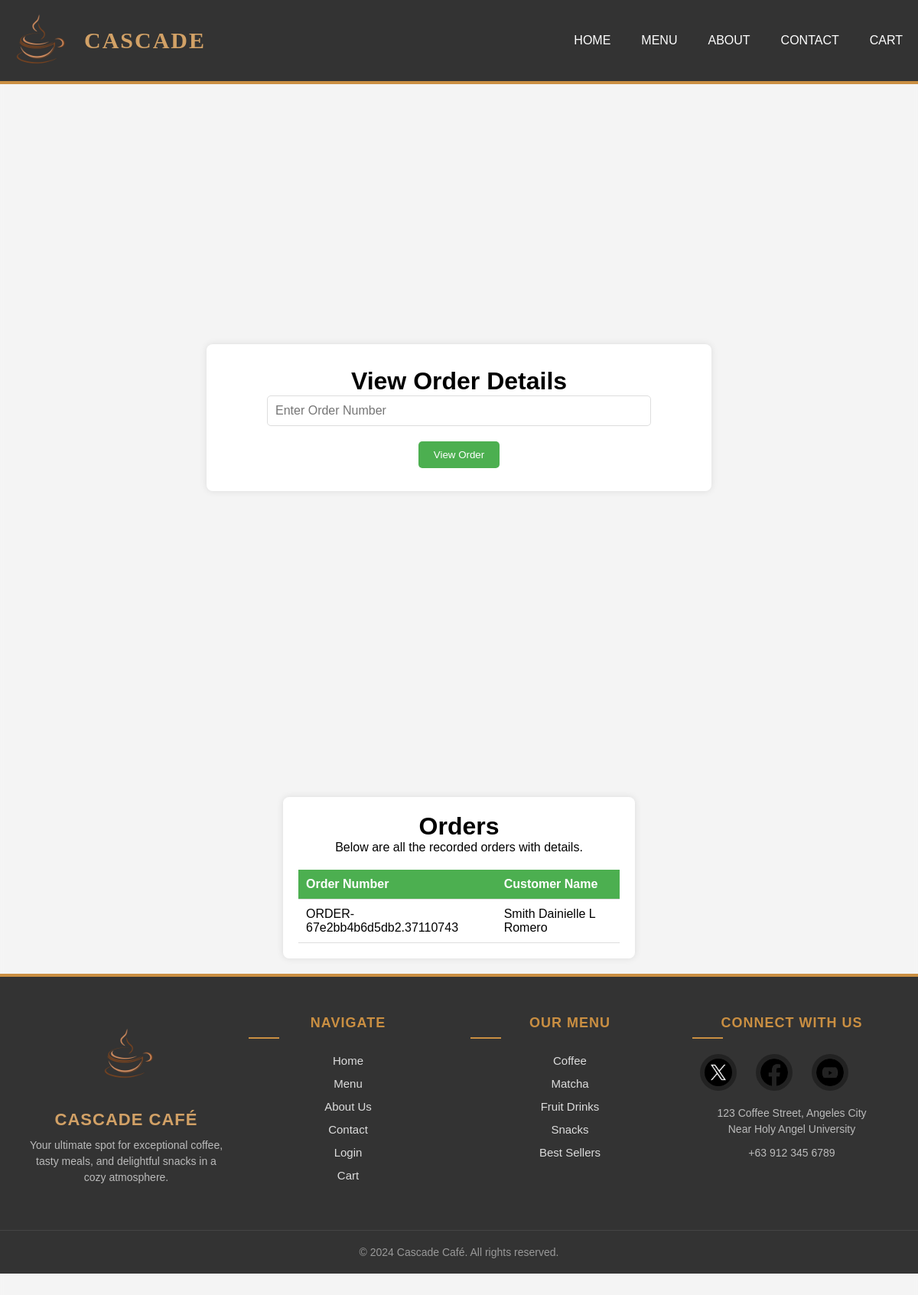
The app's page /order_input.php with its own data.
### tables this page shows
CREATE TABLE `orders` (
  `orders_id` int(11) NOT NULL,
  `order_number` varchar(255) NOT NULL,
  `customer_id` int(11) NOT NULL,
  `payment_method` varchar(255) NOT NULL,
  `total_amount` double NOT NULL,
  `order_date` date NOT NULL
);

CREATE TABLE `customer` (
  `customer_id` int(11) NOT NULL,
  `customer_name` varchar(255) NOT NULL,
  `customer_address` varchar(255) NOT NULL
);

### order_input.php (the view, shortened to what this page needs)
<?php
include("assets/mysql/database.php");
$query = "
    SELECT
        orders.orders_id,
        orders.order_number,
        orders.order_date,
        orders.total_amount,
        customer.customer_name,
        customer.customer_address
    FROM orders
    INNER JOIN customer ON orders.customer_id = customer.customer_id
    ORDER BY orders.order_date DESC";
$results = $con->query($query);
?>
<!DOCTYPE html>
<html lang="en">
<head>
    <link rel="stylesheet" href="assets/css/styles.css">
</head>
<body>
<?php include("assets/include/header.php"); ?>
<div class="input-container">
    <h1>View Order Details</h1>
    <form action="order_detail.php" method="GET">
        <input type="text" name="order_number" placeholder="Enter Order Number" required>
        <button type="submit">View Order</button>
    </form>
</div>
<div class="orders-container">
    <div class="orders-header">
        <h1>Orders</h1>
        <p>Below are all the recorded orders with details.</p>
    </div>
    <table>
        <thead>
            <tr>
                <th>Order Number</th>
                <th>Customer Name</th>
            </tr>
        </thead>
        <tbody>
            <?php if ($results->num_rows > 0): ?>
                <?php while ($row = $results->fetch_assoc()): ?>
                    <tr>
                        <td><?php echo htmlspecialchars($row['order_number']); ?></td>
                        <td><?php echo htmlspecialchars($row['customer_name']); ?></td>
                    </tr>
                <?php endwhile; ?>
            <?php else: ?>
                <tr>
                    <td colspan="5" style="text-align: center;">No orders found</td>
                </tr>
            <?php endif; ?>
        </tbody>
    </table>
</div>
<?php include("assets/include/footer.php"); ?>
</body>
</html>

### assets/css/styles.css (style rules this page uses)
* { margin: 0; padding: 0; font-family: sans-serif; }
body { min-height: 1800px; overflow-y: auto; box-sizing: border-box; overflow-x: hidden; -ms-overflow-style: none; scrollbar-width: none; background-color: #f4f4f4; user-select: none; }
html { scroll-behavior: smooth; }
input, textarea { width: 100%; padding: 0.25rem; border: 1px solid #744611; border-radius: 5px; color: #000; font-family: "Gemunu Libre", sans-serif; font-size: 16px; }

### order_input.php (style rules this page uses)
body { background-color: #f4f4f4; padding-top: 50px; }
.input-container { width: 50%; margin: 100px auto; padding: 30px; margin: 400px auto; height: 50%; background-color: #fff; border-radius: 8px; box-shadow: 0 0 10px rgba(0, 0, 0, 0.1); text-align: center; }
.input-container input { width: 80%; padding: 10px; margin-bottom: 20px; border: 1px solid #ddd; border-radius: 5px; }
.input-container button { padding: 10px 20px; background-color: #4CAF50; color: white; border: none; border-radius: 5px; cursor: pointer; }
body { background-image: url('assets/img/order.gif'); background-size: cover; background-repeat: no-repeat; background-position: center; backdrop-filter: blur(3px); }
.orders-container { width: 35%; margin: 20px auto; padding: 20px; background-color: #fff; border-radius: 8px; box-shadow: 0 0 10px rgba(0, 0, 0, 0.1); user-select:text; }
.orders-header { text-align: center; margin-bottom: 20px; }
table { width: 100%; border-collapse: collapse; }
table th, table td { text-align: left; padding: 10px; border-bottom: 1px solid #ddd; }
table th { background-color: #4CAF50; color: white; }

### records on screen
orders: order_number "ORDER-67e2bb4b6d5db2.37110743", customer.customer_name "Smith Dainielle L Romero"
